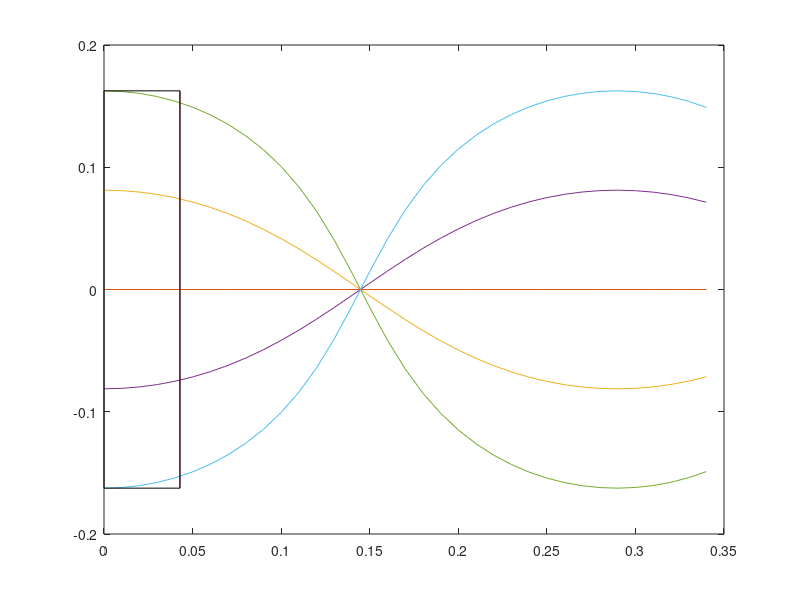
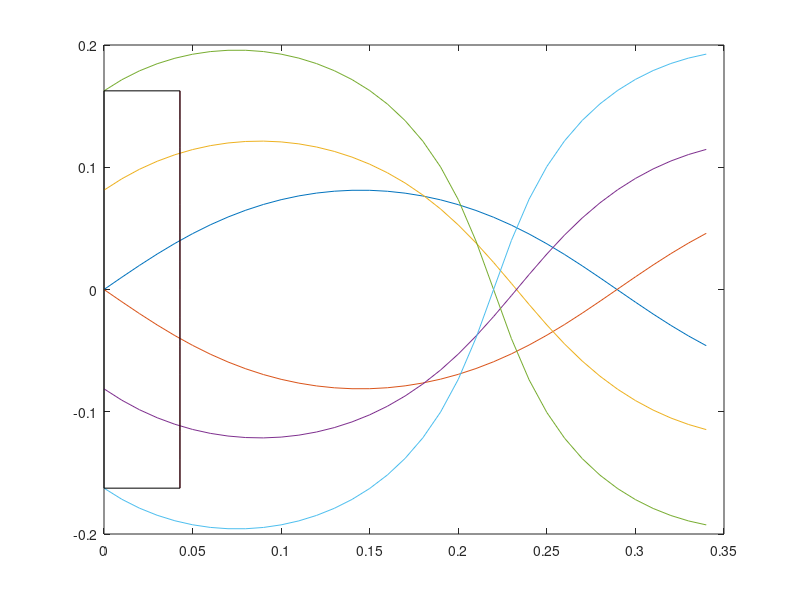

Source code (MATLAB) for these figures, in order:
%% 
freq = 2000;     % Frequency
c= 343;          % Speed of Sound
lamda = c/freq;  % wavelength
k = (2*pi)/lamda;
h = 0.1625; % 0.1143
d = 0.25*lamda%0.052  % 0.0.0354
n_o = 3;%1.965;         % Index of refraction profile high
n_h = 1;%1.007;         % Index of refraction profile low
yo = [0,h*0.5,h];  % Initial condition
a = (1/h).*acosh(n_o/n_h);
x = 0:0.01:d*8;
%%
figure;
for b = 1:length(yo)
    y = (1./a).*asinh(sinh(a.*yo(b)).*cos(a.*x));
    plot(x,y); hold on;
    plot(x,-y);
end
plot(d*ones(1,15),linspace(-h, h, 15));
rectangle('Position',[0 -h d 2*h])

%%
figure;
for b = 1:length(yo)
    y = (1./a).*asinh(sinh(a.*yo(b)).*cos(a.*x) + cosh(a.*yo(b))*sin(a*x));
    plot(x,y); hold on;
    plot(x,-y);
end
plot(d*ones(1,15),linspace(-h, h, 15));
rectangle('Position',[0 -h d 2*h])
